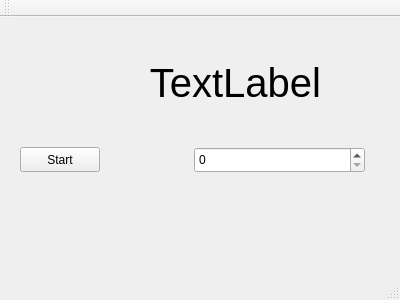
<?xml version="1.0" encoding="UTF-8"?>
<ui version="4.0">
 <class>Timer</class>
 <widget class="QMainWindow" name="Timer">
  <property name="geometry">
   <rect>
    <x>0</x>
    <y>0</y>
    <width>400</width>
    <height>300</height>
   </rect>
  </property>
  <property name="windowTitle">
   <string>Timer</string>
  </property>
  <widget class="QWidget" name="centralWidget">
   <widget class="QPushButton" name="pushButton">
    <property name="geometry">
     <rect>
      <x>20</x>
      <y>130</y>
      <width>80</width>
      <height>25</height>
     </rect>
    </property>
    <property name="text">
     <string>Start</string>
    </property>
   </widget>
   <widget class="QSpinBox" name="spinBox">
    <property name="geometry">
     <rect>
      <x>194</x>
      <y>130</y>
      <width>171</width>
      <height>26</height>
     </rect>
    </property>
    <property name="maximum">
     <number>99999</number>
    </property>
   </widget>
   <widget class="QLabel" name="label">
    <property name="geometry">
     <rect>
      <x>60</x>
      <y>20</y>
      <width>261</width>
      <height>91</height>
     </rect>
    </property>
    <property name="font">
     <font>
      <pointsize>30</pointsize>
     </font>
    </property>
    <property name="text">
     <string>TextLabel</string>
    </property>
    <property name="alignment">
     <set>Qt::AlignRight|Qt::AlignTrailing|Qt::AlignVCenter</set>
    </property>
   </widget>
  </widget>
  <widget class="QMenuBar" name="menuBar">
   <property name="geometry">
    <rect>
     <x>0</x>
     <y>0</y>
     <width>400</width>
     <height>22</height>
    </rect>
   </property>
  </widget>
  <widget class="QToolBar" name="mainToolBar">
   <attribute name="toolBarArea">
    <enum>TopToolBarArea</enum>
   </attribute>
   <attribute name="toolBarBreak">
    <bool>false</bool>
   </attribute>
  </widget>
  <widget class="QStatusBar" name="statusBar"/>
 </widget>
 <layoutdefault spacing="6" margin="11"/>
 <resources/>
 <connections/>
</ui>
